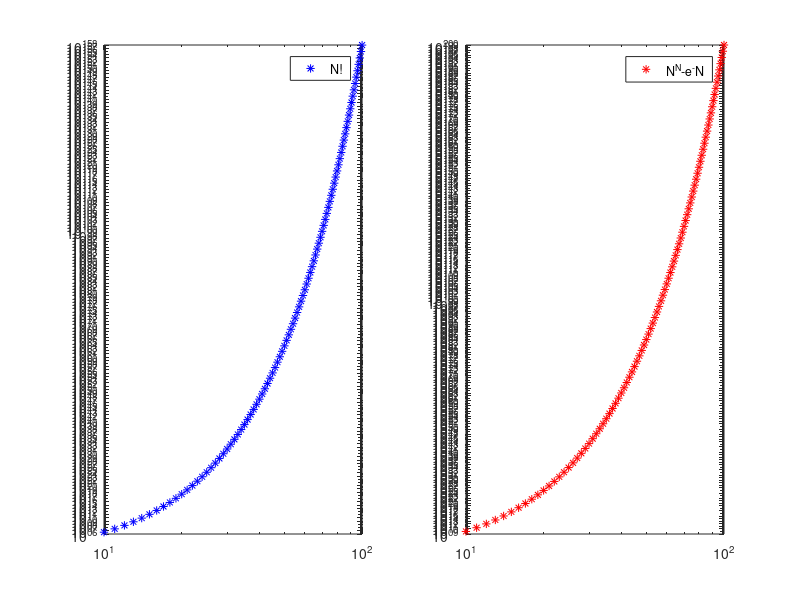
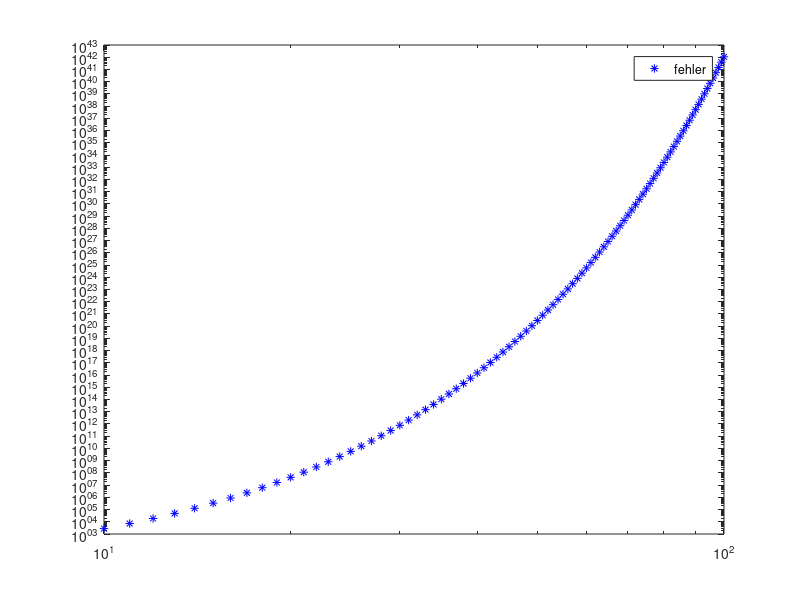
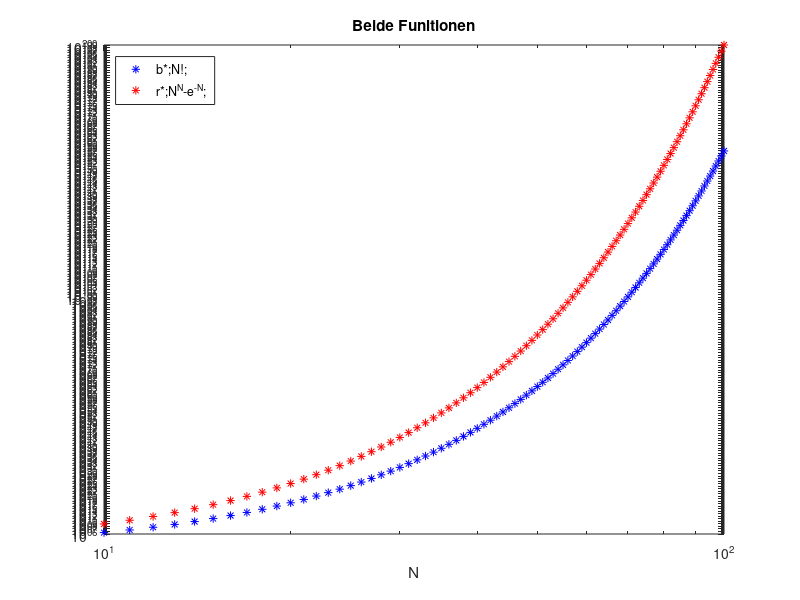

These charts were generated, in order, by the following MATLAB code:
% Ein kleines Programm zur Abschätzung von N!

f1 = @(N) factorial(N)
f2 = @(N) N.^N-e.^(-N)

x = 10:100;
y1 = f1(x);
y2 = f2(x);

figure
subplot(1, 2, 1)
loglog(x, y1, 'b*;N!;')
subplot(1, 2, 2)
loglog(x, y2, 'r*;N^N-e^-N;')
saveas(gcf,'loglog','pdf')

fehler = abs(y1-y2)./y1
figure
loglog(x, fehler, 'b*;fehler;')
saveas(gcf,'plot','pdf')

figure
loglog(x, y1, 'b*;N!;', x, y2, 'r*;N^N-e^-^N;')
xlabel('N')
title('Beide Funltionen')
h = legend('b*;N!;', 'r*;N^N-e^-^N;')
legend(h, 'location', 'northwest')
saveas(gcf,'beide','pdf')
